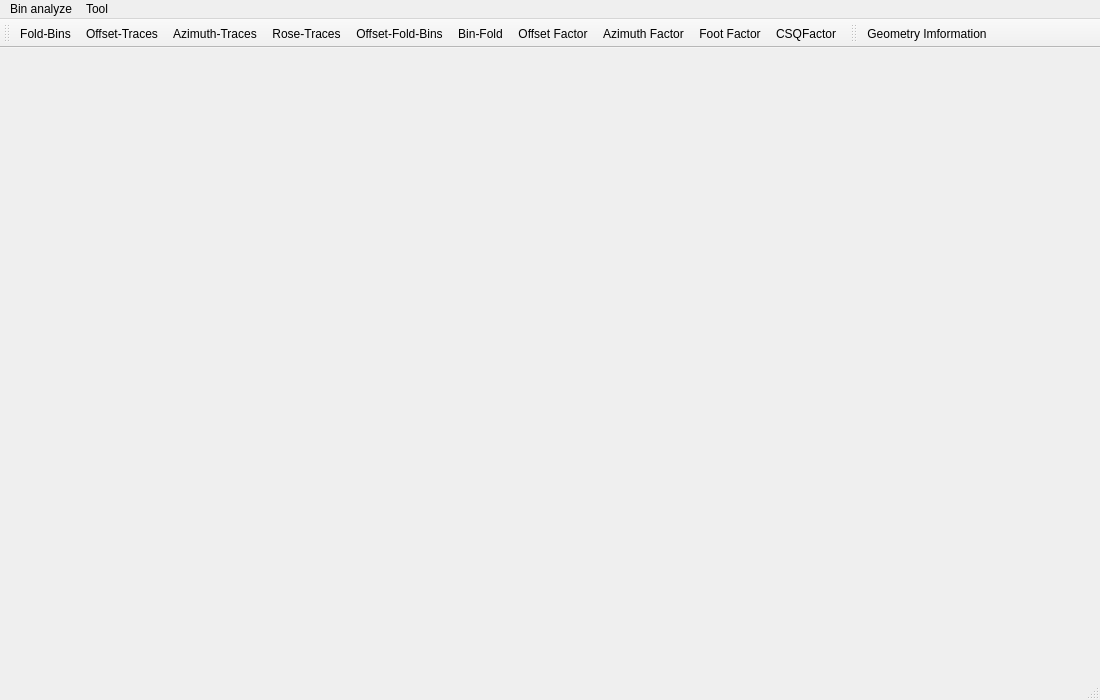
<?xml version="1.0" encoding="UTF-8"?>
<ui version="4.0">
 <class>analyzebinformClass</class>
 <widget class="QMainWindow" name="analyzebinformClass">
  <property name="windowModality">
   <enum>Qt::ApplicationModal</enum>
  </property>
  <property name="geometry">
   <rect>
    <x>0</x>
    <y>0</y>
    <width>1100</width>
    <height>700</height>
   </rect>
  </property>
  <property name="mouseTracking">
   <bool>true</bool>
  </property>
  <property name="acceptDrops">
   <bool>true</bool>
  </property>
  <property name="windowTitle">
   <string>analyzebinform</string>
  </property>
  <property name="autoFillBackground">
   <bool>true</bool>
  </property>
  <widget class="QWidget" name="centralWidget"/>
  <widget class="QMenuBar" name="menuBar">
   <property name="geometry">
    <rect>
     <x>0</x>
     <y>0</y>
     <width>1100</width>
     <height>22</height>
    </rect>
   </property>
   <widget class="QMenu" name="menuBin_analyze">
    <property name="title">
     <string>Bin analyze</string>
    </property>
    <addaction name="Fold_Bins"/>
    <addaction name="Offset_Traces"/>
    <addaction name="Azimuth_Traces"/>
    <addaction name="Rose_Traces"/>
    <addaction name="Offset_Fold_Bins"/>
    <addaction name="Bin_Fold"/>
    <addaction name="actionOffsetFactor"/>
    <addaction name="actionAzimuthFactor"/>
    <addaction name="actionFootFactor"/>
    <addaction name="actionCSQFactor"/>
    <addaction name="actionGeometryImformation"/>
   </widget>
   <widget class="QMenu" name="menuTool">
    <property name="title">
     <string>Tool</string>
    </property>
    <addaction name="Show_next_point"/>
    <addaction name="Show_previous_point"/>
   </widget>
   <addaction name="menuBin_analyze"/>
   <addaction name="menuTool"/>
  </widget>
  <widget class="QToolBar" name="mainToolBar">
   <attribute name="toolBarArea">
    <enum>TopToolBarArea</enum>
   </attribute>
   <attribute name="toolBarBreak">
    <bool>false</bool>
   </attribute>
   <addaction name="Fold_Bins"/>
   <addaction name="Offset_Traces"/>
   <addaction name="Azimuth_Traces"/>
   <addaction name="Rose_Traces"/>
   <addaction name="Offset_Fold_Bins"/>
   <addaction name="Bin_Fold"/>
   <addaction name="actionOffsetFactor"/>
   <addaction name="actionAzimuthFactor"/>
   <addaction name="actionFootFactor"/>
   <addaction name="actionCSQFactor"/>
  </widget>
  <widget class="QStatusBar" name="statusBar"/>
  <widget class="QToolBar" name="toolBar">
   <property name="windowTitle">
    <string>toolBar</string>
   </property>
   <attribute name="toolBarArea">
    <enum>TopToolBarArea</enum>
   </attribute>
   <attribute name="toolBarBreak">
    <bool>false</bool>
   </attribute>
   <addaction name="actionGeometryImformation"/>
  </widget>
  <action name="Fold_Bins">
   <property name="icon">
    <iconset resource="datareconstruction.qrc">
     <normaloff>:/DataReconstruction/Resources/foldVSBINS.PNG</normaloff>:/DataReconstruction/Resources/foldVSBINS.PNG</iconset>
   </property>
   <property name="text">
    <string>Fold-Bins</string>
   </property>
  </action>
  <action name="Offset_Traces">
   <property name="icon">
    <iconset resource="datareconstruction.qrc">
     <normaloff>:/DataReconstruction/Resources/offsetVStraces.PNG</normaloff>:/DataReconstruction/Resources/offsetVStraces.PNG</iconset>
   </property>
   <property name="text">
    <string>Offset-Traces</string>
   </property>
  </action>
  <action name="Azimuth_Traces">
   <property name="icon">
    <iconset resource="datareconstruction.qrc">
     <normaloff>:/DataReconstruction/Resources/azimuthVStraces.PNG</normaloff>:/DataReconstruction/Resources/azimuthVStraces.PNG</iconset>
   </property>
   <property name="text">
    <string>Azimuth-Traces</string>
   </property>
  </action>
  <action name="Rose_Traces">
   <property name="icon">
    <iconset resource="datareconstruction.qrc">
     <normaloff>:/DataReconstruction/Resources/rose.PNG</normaloff>:/DataReconstruction/Resources/rose.PNG</iconset>
   </property>
   <property name="text">
    <string>Rose-Traces</string>
   </property>
  </action>
  <action name="Offset_Fold_Bins">
   <property name="icon">
    <iconset resource="datareconstruction.qrc">
     <normaloff>:/DataReconstruction/Resources/offsetVSfold-bins.PNG</normaloff>:/DataReconstruction/Resources/offsetVSfold-bins.PNG</iconset>
   </property>
   <property name="text">
    <string>Offset-Fold-Bins</string>
   </property>
  </action>
  <action name="Bin_Fold">
   <property name="icon">
    <iconset resource="datareconstruction.qrc">
     <normaloff>:/DataReconstruction/Resources/binfold.png</normaloff>:/DataReconstruction/Resources/binfold.png</iconset>
   </property>
   <property name="text">
    <string>Bin-Fold</string>
   </property>
  </action>
  <action name="Show_next_point">
   <property name="enabled">
    <bool>false</bool>
   </property>
   <property name="text">
    <string>Show next point</string>
   </property>
  </action>
  <action name="Show_previous_point">
   <property name="enabled">
    <bool>false</bool>
   </property>
   <property name="text">
    <string>Show previous point</string>
   </property>
  </action>
  <action name="actionOffsetFactor">
   <property name="icon">
    <iconset resource="datareconstruction.qrc">
     <normaloff>:/DataReconstruction/Resources/Offset_Nonuniform.png</normaloff>:/DataReconstruction/Resources/Offset_Nonuniform.png</iconset>
   </property>
   <property name="text">
    <string>Offset Factor</string>
   </property>
  </action>
  <action name="actionAzimuthFactor">
   <property name="icon">
    <iconset resource="datareconstruction.qrc">
     <normaloff>:/DataReconstruction/Resources/AzimuthNonfor.png</normaloff>:/DataReconstruction/Resources/AzimuthNonfor.png</iconset>
   </property>
   <property name="text">
    <string>Azimuth Factor</string>
   </property>
  </action>
  <action name="actionFootFactor">
   <property name="icon">
    <iconset resource="datareconstruction.qrc">
     <normaloff>:/DataReconstruction/Resources/foot_factor.png</normaloff>:/DataReconstruction/Resources/foot_factor.png</iconset>
   </property>
   <property name="text">
    <string>Foot Factor</string>
   </property>
  </action>
  <action name="actionCSQFactor">
   <property name="icon">
    <iconset resource="datareconstruction.qrc">
     <normaloff>:/DataReconstruction/Resources/CSQF.png</normaloff>:/DataReconstruction/Resources/CSQF.png</iconset>
   </property>
   <property name="text">
    <string>CSQFactor</string>
   </property>
  </action>
  <action name="actionGeometryImformation">
   <property name="icon">
    <iconset resource="datareconstruction.qrc">
     <normaloff>:/DataReconstruction/Resources/Surveyinfos.png</normaloff>:/DataReconstruction/Resources/Surveyinfos.png</iconset>
   </property>
   <property name="text">
    <string>Geometry Imformation</string>
   </property>
  </action>
 </widget>
 <layoutdefault spacing="6" margin="11"/>
 <resources>
  <include location="datareconstruction.qrc"/>
 </resources>
 <connections/>
</ui>
